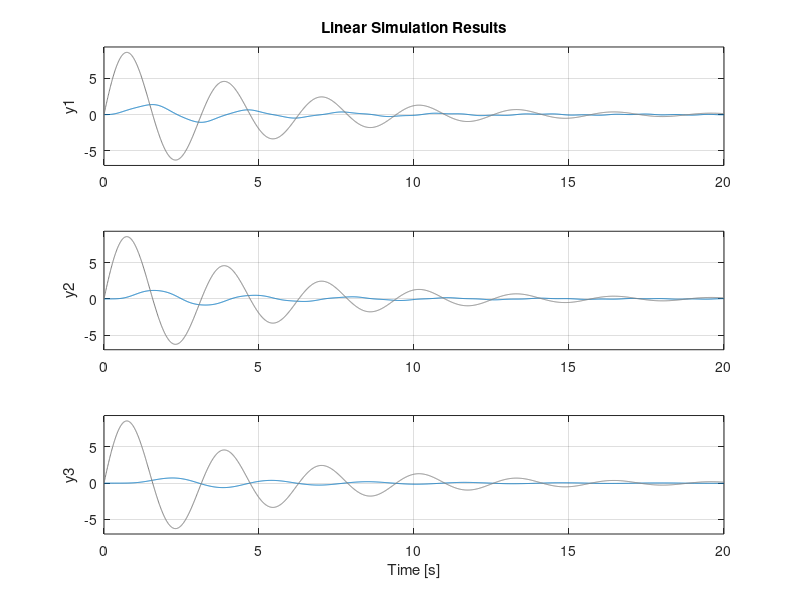
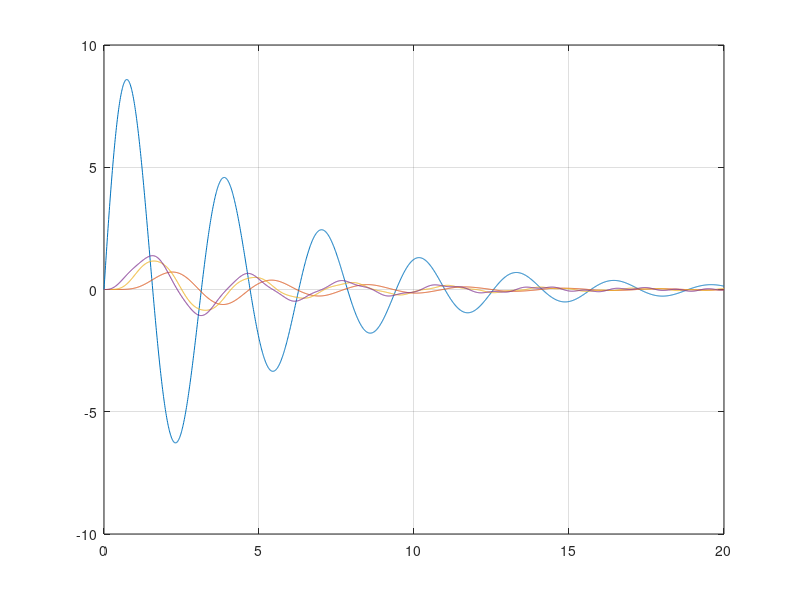

The MATLAB source for these figures, in order:
clc; clear all; 
%parametri
m1=1 ; m2=2 ; m3=4 ;
k1=25 ; k2=15 ; k3=10 ; b=10 ;

%matrici
A=[0 1 0 0 0 0;...
-k1/m1 0 k1/m1 0 0 0;...
0 0 0 1 0 0;...
k1/m2 0 -(k1+k2)/m2 0 k2/m2 0;...
0 0 0 0 0 1;...
0 0 k2/m3 0 -(k2+k3)/m3 -b/m3];

B=[0;1/m1;0;0;0;0];

C=[1 0 0 0 0 0;...
0 0 1 0 0 0;...
0 0 0 0 1 0];

D=[0;0;0]; %or also D=[0]

%tempo e forzante
t=(0:0.01:20);
f=10*sin(2*t) .* exp(-0.2*t);

%soluzione statespace
doremi=ss(A,B,C,D);
figure(1); lsim(doremi,f,t);

[Y,t]=lsim(doremi,f,t);
figure(2); plot(t,f,t,Y(:,3),t,Y(:,2),t,Y(:,1)); grid on;
